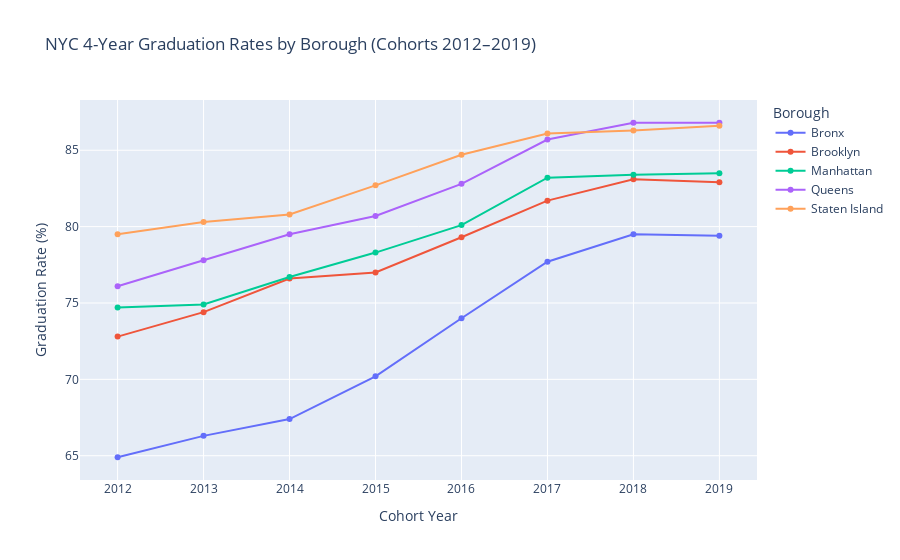

Source (notebook cell):
### Markdown cell above
Then, I plot the visualization part.

### Code cell
import plotly.express as px

# Make sure data are sorted by cohort year inside each borough (for nicer lines)
df_boro_all_4yr_sorted = df_boro_all_4yr.sort_values(
    ["Geographic Subdivision", "Cohort Year"]
)

fig = px.line(
    df_boro_all_4yr_sorted,
    x="Cohort Year",
    y="pct_grads",
    color="Geographic Subdivision",
    markers=True,
    title="NYC 4-Year Graduation Rates by Borough (Cohorts 2012–2019)",
    labels={
        "Cohort Year": "Cohort Year",
        "pct_grads": "Graduation Rate (%)",
        "Geographic Subdivision": "Borough"
    }
)

fig.show()

### Figure 1 — Plotly figure (JSON) as saved in the notebook; plotly's stock layout.template omitted (floating-point values rounded to 4 significant figures)
{"data": [{"hovertemplate": "Borough=Bronx<br>Cohort Year=%{x}<br>Graduation Rate (%)=%{y}<extra></extra>", "legendgroup": "Bronx", "line": {"color": "#636efa", "dash": "solid"}, "marker": {"symbol": "circle"}, "mode": "lines+markers", "name": "Bronx", "orientation": "v", "showlegend": true, "type": "scatter", "x": [2012, 2013, 2014, 2015, 2016, 2017, 2018, 2019], "xaxis": "x", "y": [64.9, 66.3, 67.4, 70.2, 74.0, 77.7, 79.5, 79.4], "yaxis": "y"}, {"hovertemplate": "Borough=Brooklyn<br>Cohort Year=%{x}<br>Graduation Rate (%)=%{y}<extra></extra>", "legendgroup": "Brooklyn", "line": {"color": "#EF553B", "dash": "solid"}, "marker": {"symbol": "circle"}, "mode": "lines+markers", "name": "Brooklyn", "orientation": "v", "showlegend": true, "type": "scatter", "x": [2012, 2013, 2014, 2015, 2016, 2017, 2018, 2019], "xaxis": "x", "y": [72.8, 74.4, 76.6, 77.0, 79.3, 81.7, 83.1, 82.9], "yaxis": "y"}, {"hovertemplate": "Borough=Manhattan<br>Cohort Year=%{x}<br>Graduation Rate (%)=%{y}<extra></extra>", "legendgroup": "Manhattan", "line": {"color": "#00cc96", "dash": "solid"}, "marker": {"symbol": "circle"}, "mode": "lines+markers", "name": "Manhattan", "orientation": "v", "showlegend": true, "type": "scatter", "x": [2012, 2013, 2014, 2015, 2016, 2017, 2018, 2019], "xaxis": "x", "y": [74.7, 74.9, 76.7, 78.3, 80.1, 83.2, 83.4, 83.5], "yaxis": "y"}, {"hovertemplate": "Borough=Queens<br>Cohort Year=%{x}<br>Graduation Rate (%)=%{y}<extra></extra>", "legendgroup": "Queens", "line": {"color": "#ab63fa", "dash": "solid"}, "marker": {"symbol": "circle"}, "mode": "lines+markers", "name": "Queens", "orientation": "v", "showlegend": true, "type": "scatter", "x": [2012, 2013, 2014, 2015, 2016, 2017, 2018, 2019], "xaxis": "x", "y": [76.1, 77.8, 79.5, 80.7, 82.8, 85.7, 86.8, 86.8], "yaxis": "y"}, {"hovertemplate": "Borough=Staten Island<br>Cohort Year=%{x}<br>Graduation Rate (%)=%{y}<extra></extra>", "legendgroup": "Staten Island", "line": {"color": "#FFA15A", "dash": "solid"}, "marker": {"symbol": "circle"}, "mode": "lines+markers", "name": "Staten Island", "orientation": "v", "showlegend": true, "type": "scatter", "x": [2012, 2013, 2014, 2015, 2016, 2017, 2018, 2019], "xaxis": "x", "y": [79.5, 80.3, 80.8, 82.7, 84.7, 86.1, 86.3, 86.6], "yaxis": "y"}], "layout": {"legend": {"title": {"text": "Borough"}, "tracegroupgap": 0}, "title": {"text": "NYC 4-Year Graduation Rates by Borough (Cohorts 2012–2019)"}, "xaxis": {"anchor": "y", "domain": [0, 1], "title": {"text": "Cohort Year"}}, "yaxis": {"anchor": "x", "domain": [0, 1], "title": {"text": "Graduation Rate (%)"}}}}
